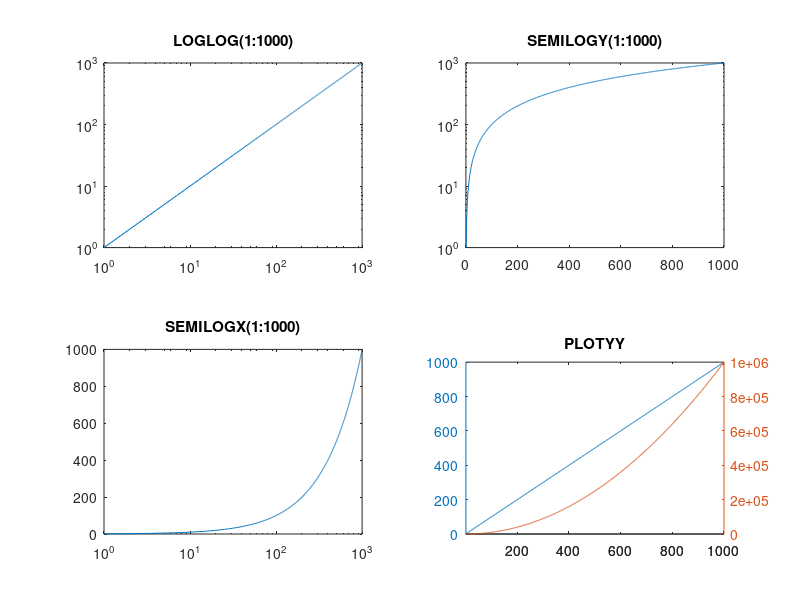

Write the MATLAB code that produced this figure.
clf
clear all
echo on

data = 1:1000;

subplot(2,2,1)
loglog(data)
title('LOGLOG(1:1000)')
subplot(2,2,2)
semilogy(data)
title('SEMILOGY(1:1000)');
subplot(2,2,3)
semilogx(data)
title('SEMILOGX(1:1000)')
subplot(2,2,4)
plotyy(data,data,data,data.^2)
title('PLOTYY');

echo off

